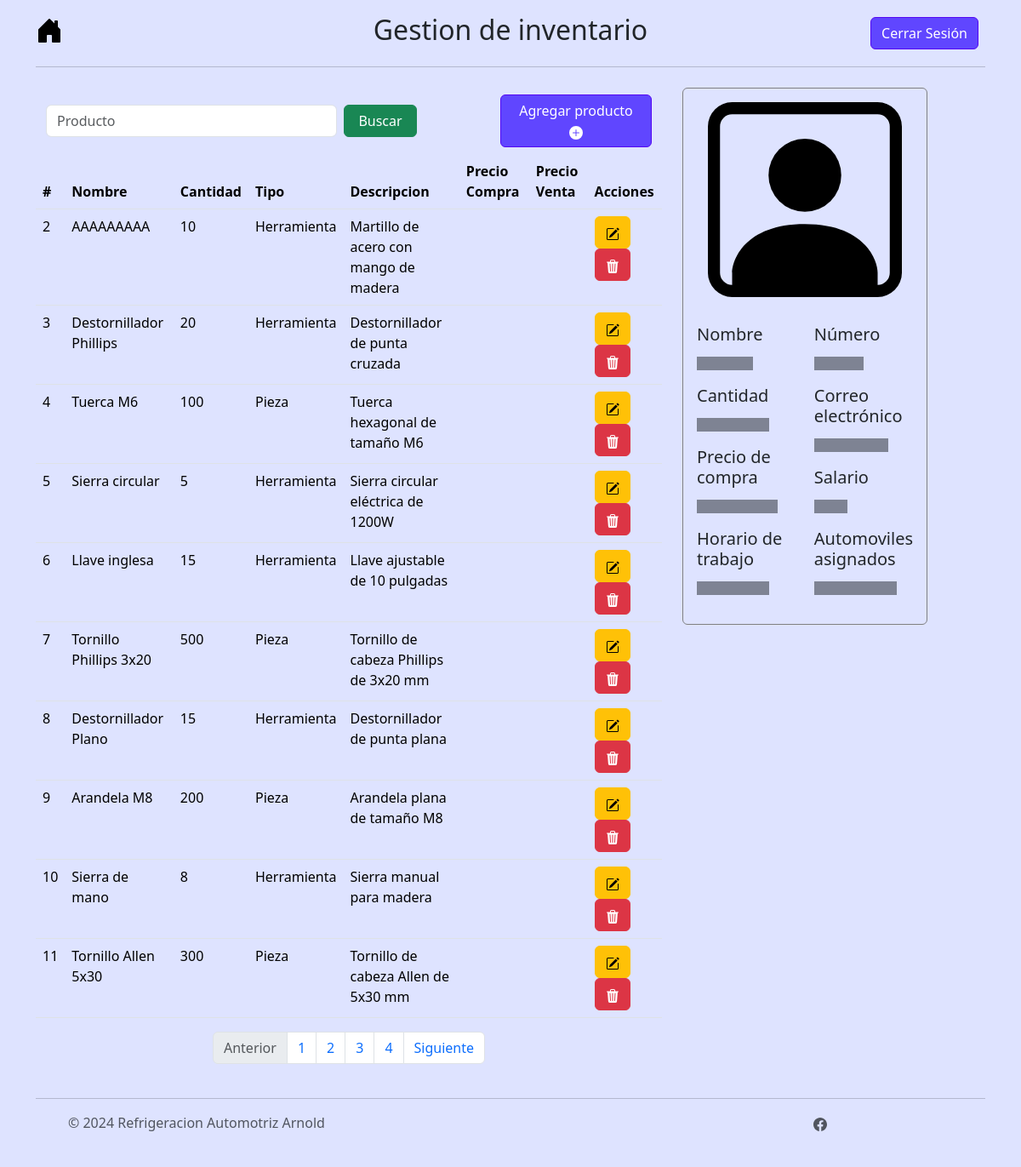
/menu/inventario/page (signed in), run on the app's committed database.
### tables this page shows
CREATE TABLE inventario (id_inventario INTEGER PRIMARY KEY AUTOINCREMENT NOT NULL UNIQUE, Nombre TEXT (50) NOT NULL, Cantidad INTEGER NOT NULL, PrecioCompra NUMERIC (18, 2), Tipo TEXT CHECK (Tipo IN ('Herramienta', 'Pieza')), Activo NUMERIC DEFAULT (1) NOT NULL, Descripcion TEXT, PrecioVenta INTEGER);

### controller/inventario_controller.py (the view)
@app.route("/menu/inventario")
@app.route("/menu/inventario/page")
@app.route("/menu/inventario/page/<int:page>")
@login_required
def menu_inventario(page=1):
    rows = select_inventario_db(page)
    return render_template('menu_inventario.html', data=rows)

### controller/login_controller.py (called while the page is built)
@login_manager.user_loader
def load_user(user_id):
    return db.get_or_404(Users, user_id)

### model/inventario_model.py (called while the page is built)
def select_inventario_db(page):
    limit = 10
    start = limit * (page - 1)
    activo = 1
    try:
        with sqlite3.connect("instance/arnold_autorefrigeraciones.db") as conn:
            c = conn.cursor()
            c.execute("SELECT * FROM inventario WHERE activo = ? LIMIT ?, ?", (activo, start, limit))
            myresult = c.fetchall()
            insertObject = []
            columnNames = [column[0] for column in c.description]
            for record in myresult:
                insertObject.append(dict(zip(columnNames, record)))
            count = contar_activos_inventario_db()
            total_pages = ceil(count / limit)
            return [insertObject, total_pages]
    except sqlite3.Error as e:
        return str(e)

def contar_activos_inventario_db():
    activo = 1
    try:
        conn = sqlite3.connect("instance/arnold_autorefrigeraciones.db")
        c = conn.cursor()
        c.execute("SELECT count(id_inventario) FROM inventario WHERE activo = ?", (activo, ))
        count = c.fetchall()[0][0]
        return count
    except Exception as e:
        return str(e)
    finally:
        if conn:
            conn.close()

### templates/menu_inventario.html (shortened to what this page needs)
{% extends 'base.html' %}
{% block styling %}
  {{ super() }}
  <link rel="stylesheet" href="/static/css/styles.css">
{% endblock %}
{% block nombre_menu %}Gestion de inventario{% endblock%}
{% block content %}
<div class="container parent">
  <div class="row">
    <div class="col-lg-8 col-sm-12 col-10 child">
      <nav class="navbar">
        <div class="container-fluid">
          <form class="d-flex" role="search", action="{{url_for('select_producto_by_filter')}}", method="POST">
            <input class="form-control me-2 col-lg-3" type="search" placeholder="Producto" aria-label="Search" name="filtro" required>
            <button class="btn btn-success col-lg-3" type="submit">Buscar</button>
          </form>
          <button type="button" class="btn btn-primary col-lg-3" data-bs-toggle="modal" data-bs-target="#ModalCreateProducto">
            Agregar producto
            <svg xmlns="http://www.w3.org/2000/svg" width="16" height="16" fill="currentColor" class="bi bi-plus-circle-fill" viewBox="0 0 16 16">
              <path d="M16 8A8 8 0 1 1 0 8a8 8 0 0 1 16 0M8.5 4.5a.5.5 0 0 0-1 0v3h-3a.5.5 0 0 0 0 1h3v3a.5.5 0 0 0 1 0v-3h3a.5.5 0 0 0 0-1h-3z"/>
            </svg>
          </button>
        </div>
      </nav>
    <div class="table-responsive bg-custom">
      <table class="table table-hover" id="tabla_inventario">
        <thead class="thead-dark">
          <tr>
            <th scope="col">#</th>
            <th scope="col">Nombre</th>
            <th scope="col">Cantidad</th>
            <th scope="col">Tipo</th>
            <th scope="col">Descripcion</th>
            <th scope="col">Precio Compra</th>
            <th scope="col">Precio Venta</th>
            <th scope="col">Acciones</th>
          </tr>
        </thead>
        <tbody>
          {% for producto in data[0] %}
            <tr>
              <td>{{producto.id_inventario}}</td>
              <td>{{producto.Nombre}}</td>
              <td>{{producto.Cantidad}}</td>
              <td>{{producto.Tipo}}</td>
              <td>{{producto.Descripcion}}</td>
              <td>{{producto.Precio_Compra}}</td>
              <td>{{producto.Precio_Venta}}</td>
              <td>
                <button type="button" class="btn btn-warning" data-bs-toggle="modal" data-bs-target="#modal_update{{producto.id_inventario}}">
                  </button>
                  <button type="button" class="btn btn-danger" data-bs-toggle="modal" data-bs-target="#modal_delete{{producto.id_inventario}}">
                  </button>
                </td>
              </tr>
            {% endfor %}
            </tbody>
          </table>
        </div>
        <nav aria-label="Page navigation example">
          <ul class="pagination justify-content-center">
            <li class="page-item disabled">
              <a class="page-link">Anterior</a>
            </li>
            {% for i in range(data[1]) %}
              <li class="page-item"><a class="page-link" href="{{url_for('menu_inventario', page=i+1)}}">{{i+1}}</a></li>
            {% endfor %}
            <li class="page-item">
              <a class="page-link" href="#">Siguiente</a>
            </li>
          </ul>
        </nav>
      </div>
    <div class="col-lg-4 child">
      <div class="card card-color" style="width: 18rem;" id="details_card">
        <img src="/static/icons/person-square.svg" class="card-img-top my-3 mx-auto" style="max-width: 80%;" alt="...">
        <div class="card-body">
          <div class="row">
            <div class="col">
              <h5 class="card-title">Nombre</h5>
              <p class="placeholder-glow">
                <span class="placeholder col-7"></span>
              </p>
              <h5 class="card-title">Cantidad</h5>
              <p class="placeholder-glow">
                <span class="placeholder col-9"></span>
              </p>
              <h5 class="card-title">Precio de compra</h5>
              <p class="placeholder-glow">
                <span class="placeholder col-10"></span>
              </p>
              <h5 class="card-title">Horario de trabajo</h5>
              <p class="placeholder-glow">
                <span class="placeholder col-9"></span>
              </p>
            </div>
            <div class="col">
              <h5 class="card-title">Número</h5>
              <p class="placeholder-glow">
                <span class="placeholder col-6"></span>
              </p>
              <h5 class="card-title">Correo electrónico</h5>
              <p class="placeholder-glow">
                <span class="placeholder col-9"></span>
              </p>
              <h5 class="card-title">Salario</h5>
              <p class="placeholder-glow">
                <span class="placeholder col-4"></span>
              </p>
              <h5 class="card-title">Automoviles asignados</h5>
              <p class="placeholder-glow">
                <span class="placeholder col-10"></span>
              </p>
            </div>
          </div>
        </div>
      </div>
    </div>
  </div>
</div>
{% endblock %}

### static/css/styles.css (style rules this page uses)
.bg-custom, .bg-custom th, .bg-custom td { background-color: #DEE3FF !important; }
.btn-primary { background-color: #6046FF; border: 1px solid #5308F3; color:#FFFFFF; }
.card-color { background-color: #DEE3FF; border: 1px solid #808080; }

### data on the page
inventario: id_inventario "2", Nombre "AAAAAAAAA", Cantidad "10", Tipo "Herramienta", Descripcion "Martillo de acero con mango de madera"
inventario: id_inventario "3", Nombre "Destornillador Phillips", Cantidad "20", Tipo "Herramienta", Descripcion "Destornillador de punta cruzada"
inventario: id_inventario "4", Nombre "Tuerca M6", Cantidad "100", Tipo "Pieza", Descripcion "Tuerca hexagonal de tamaño M6"
inventario: id_inventario "5", Nombre "Sierra circular", Cantidad "5", Tipo "Herramienta", Descripcion "Sierra circular eléctrica de 1200W"
inventario: id_inventario "6", Nombre "Llave inglesa", Cantidad "15", Tipo "Herramienta", Descripcion "Llave ajustable de 10 pulgadas"
inventario: id_inventario "7", Nombre "Tornillo Phillips 3x20", Cantidad "500", Tipo "Pieza", Descripcion "Tornillo de cabeza Phillips de 3x20 mm"
inventario: id_inventario "8", Nombre "Destornillador Plano", Cantidad "15", Tipo "Herramienta", Descripcion "Destornillador de punta plana"
inventario: id_inventario "9", Nombre "Arandela M8", Cantidad "200", Tipo "Pieza", Descripcion "Arandela plana de tamaño M8"
inventario: id_inventario "10", Nombre "Sierra de mano", Cantidad "8", Tipo "Herramienta", Descripcion "Sierra manual para madera"
inventario: id_inventario "11", Nombre "Tornillo Allen 5x30", Cantidad "300", Tipo "Pieza", Descripcion "Tornillo de cabeza Allen de 5x30 mm"

### other printed values
{{ i+1 }} "1" "2" "3" "4"
